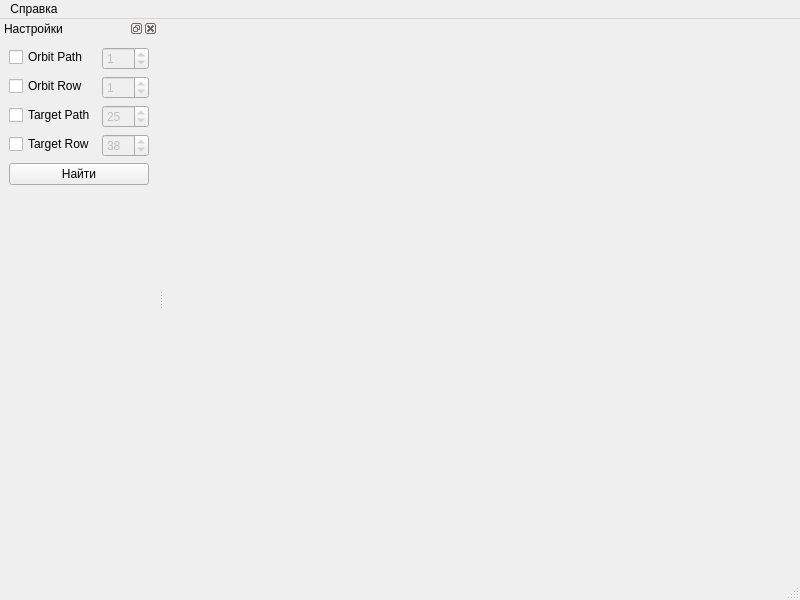
<?xml version="1.0" encoding="UTF-8"?>
<ui version="4.0">
 <class>MainWindow</class>
 <widget class="QMainWindow" name="MainWindow">
  <property name="geometry">
   <rect>
    <x>0</x>
    <y>0</y>
    <width>800</width>
    <height>600</height>
   </rect>
  </property>
  <property name="windowTitle">
   <string>Геопортал</string>
  </property>
  <widget class="QWidget" name="centralwidget"/>
  <widget class="QMenuBar" name="menubar">
   <property name="geometry">
    <rect>
     <x>0</x>
     <y>0</y>
     <width>800</width>
     <height>21</height>
    </rect>
   </property>
   <widget class="QMenu" name="menu">
    <property name="title">
     <string>Справка</string>
    </property>
    <addaction name="metadataAction"/>
    <addaction name="aboutAction"/>
   </widget>
   <addaction name="menu"/>
  </widget>
  <widget class="QStatusBar" name="statusbar"/>
  <widget class="QDockWidget" name="dockWidget">
   <property name="windowTitle">
    <string>Настройки</string>
   </property>
   <attribute name="dockWidgetArea">
    <number>1</number>
   </attribute>
   <widget class="QWidget" name="dockWidgetContents">
    <layout class="QVBoxLayout" name="verticalLayout">
     <item>
      <layout class="QFormLayout" name="formLayout">
       <item row="0" column="0">
        <widget class="QCheckBox" name="orbitPathCheckBox">
         <property name="text">
          <string>Orbit Path</string>
         </property>
        </widget>
       </item>
       <item row="0" column="1">
        <widget class="QSpinBox" name="orbitPathSpinBox">
         <property name="enabled">
          <bool>false</bool>
         </property>
         <property name="maximum">
          <number>233</number>
         </property>
         <property name="value">
          <number>1</number>
         </property>
        </widget>
       </item>
       <item row="1" column="0">
        <widget class="QCheckBox" name="orbitRowCheckBox">
         <property name="text">
          <string>Orbit Row</string>
         </property>
        </widget>
       </item>
       <item row="1" column="1">
        <widget class="QSpinBox" name="orbitRowSpinBox">
         <property name="enabled">
          <bool>false</bool>
         </property>
         <property name="maximum">
          <number>248</number>
         </property>
         <property name="value">
          <number>1</number>
         </property>
        </widget>
       </item>
       <item row="2" column="0">
        <widget class="QCheckBox" name="targetPathCheckBox">
         <property name="text">
          <string>Target Path</string>
         </property>
        </widget>
       </item>
       <item row="2" column="1">
        <widget class="QSpinBox" name="targetPathSpinBox">
         <property name="enabled">
          <bool>false</bool>
         </property>
         <property name="minimum">
          <number>1</number>
         </property>
         <property name="maximum">
          <number>233</number>
         </property>
         <property name="value">
          <number>25</number>
         </property>
        </widget>
       </item>
       <item row="3" column="0">
        <widget class="QCheckBox" name="targetRowCheckBox">
         <property name="text">
          <string>Target Row</string>
         </property>
        </widget>
       </item>
       <item row="3" column="1">
        <widget class="QSpinBox" name="targetRowSpinBox">
         <property name="enabled">
          <bool>false</bool>
         </property>
         <property name="minimum">
          <number>1</number>
         </property>
         <property name="maximum">
          <number>248</number>
         </property>
         <property name="value">
          <number>38</number>
         </property>
        </widget>
       </item>
      </layout>
     </item>
     <item>
      <widget class="QPushButton" name="doQueryButton">
       <property name="text">
        <string>Найти</string>
       </property>
      </widget>
     </item>
     <item>
      <spacer name="verticalSpacer">
       <property name="orientation">
        <enum>Qt::Vertical</enum>
       </property>
       <property name="sizeHint" stdset="0">
        <size>
         <width>20</width>
         <height>40</height>
        </size>
       </property>
      </spacer>
     </item>
    </layout>
   </widget>
  </widget>
  <action name="aboutAction">
   <property name="text">
    <string>О программе</string>
   </property>
  </action>
  <action name="metadataAction">
   <property name="text">
    <string>Описание метаданных</string>
   </property>
  </action>
 </widget>
 <resources/>
 <connections>
  <connection>
   <sender>orbitRowCheckBox</sender>
   <signal>toggled(bool)</signal>
   <receiver>orbitRowSpinBox</receiver>
   <slot>setEnabled(bool)</slot>
   <hints>
    <hint type="sourcelabel">
     <x>43</x>
     <y>86</y>
    </hint>
    <hint type="destinationlabel">
     <x>127</x>
     <y>87</y>
    </hint>
   </hints>
  </connection>
  <connection>
   <sender>orbitPathCheckBox</sender>
   <signal>toggled(bool)</signal>
   <receiver>orbitPathSpinBox</receiver>
   <slot>setEnabled(bool)</slot>
   <hints>
    <hint type="sourcelabel">
     <x>45</x>
     <y>61</y>
    </hint>
    <hint type="destinationlabel">
     <x>129</x>
     <y>62</y>
    </hint>
   </hints>
  </connection>
  <connection>
   <sender>targetPathCheckBox</sender>
   <signal>toggled(bool)</signal>
   <receiver>targetPathSpinBox</receiver>
   <slot>setEnabled(bool)</slot>
   <hints>
    <hint type="sourcelabel">
     <x>49</x>
     <y>113</y>
    </hint>
    <hint type="destinationlabel">
     <x>129</x>
     <y>114</y>
    </hint>
   </hints>
  </connection>
  <connection>
   <sender>targetRowCheckBox</sender>
   <signal>toggled(bool)</signal>
   <receiver>targetRowSpinBox</receiver>
   <slot>setEnabled(bool)</slot>
   <hints>
    <hint type="sourcelabel">
     <x>48</x>
     <y>139</y>
    </hint>
    <hint type="destinationlabel">
     <x>129</x>
     <y>140</y>
    </hint>
   </hints>
  </connection>
 </connections>
</ui>
